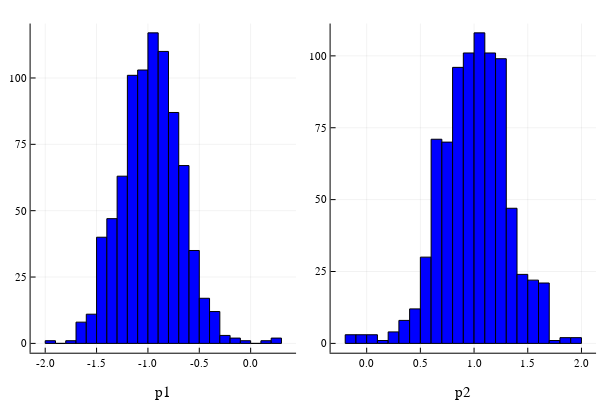

Notebook code cell kept with this figure:
### Markdown cell above
## Inference
When using the BGP algorithm, inference can be done using the first chain. Other chains are used to explore the state space and help to exit local minima.

### Code cell
# Plot histograms for the first chain, the one with which inference should be done.
# Other chains are used to explore the space and avoid local minima
#-------------------------------------------------------------------------------
p1 = histogram(MA.chains[1])
display(p1)

if savePlots == true
    savefig(p1, joinpath(pwd(),"histogram.svg"))
end

# Plot the realization of the first chain
#----------------------------------------
p2 = plot(MA.chains[1])
if savePlots == true
    savefig(p2, joinpath(pwd(),"lines.svg"))
end
display(p2)

### Figure 1 — Plotly figure (JSON) as saved in the notebook; plotly's stock layout.template omitted (floating-point values rounded to 4 significant figures)
{"data": [{"fill": "tozeroy", "fillcolor": "rgba(0, 0, 255, 1.000)", "legendgroup": "y1", "line": {"color": "rgba(0, 0, 0, 1.000)", "dash": "solid", "width": 1}, "mode": "lines", "name": "y1", "showlegend": true, "type": "scatter", "x": [-0.2, -0.2, -0.1, -0.1, -0.2, -0.2], "xaxis": "x2", "y": [3, 0, 0, 3, 3, 3], "yaxis": "y2"}, {"fill": "tozeroy", "fillcolor": "rgba(0, 0, 255, 1.000)", "legendgroup": "y1", "line": {"color": "rgba(0, 0, 0, 1.000)", "dash": "solid", "width": 1}, "mode": "lines", "name": "y1", "showlegend": false, "type": "scatter", "x": [-0.1, -0.1, 0, 0, -0.1, -0.1], "xaxis": "x2", "y": [3, 0, 0, 3, 3, 3], "yaxis": "y2"}, {"fill": "tozeroy", "fillcolor": "rgba(0, 0, 255, 1.000)", "legendgroup": "y1", "line": {"color": "rgba(0, 0, 0, 1.000)", "dash": "solid", "width": 1}, "mode": "lines", "name": "y1", "showlegend": false, "type": "scatter", "x": [0, 0, 0.1, 0.1, 0, 0], "xaxis": "x2", "y": [3, 0, 0, 3, 3, 3], "yaxis": "y2"}, {"fill": "tozeroy", "fillcolor": "rgba(0, 0, 255, 1.000)", "legendgroup": "y1", "line": {"color": "rgba(0, 0, 0, 1.000)", "dash": "solid", "width": 1}, "mode": "lines", "name": "y1", "showlegend": false, "type": "scatter", "x": [0.1, 0.1, 0.2, 0.2, 0.1, 0.1], "xaxis": "x2", "y": [1, 0, 0, 1, 1, 1], "yaxis": "y2"}, {"fill": "tozeroy", "fillcolor": "rgba(0, 0, 255, 1.000)", "legendgroup": "y1", "line": {"color": "rgba(0, 0, 0, 1.000)", "dash": "solid", "width": 1}, "mode": "lines", "name": "y1", "showlegend": false, "type": "scatter", "x": [0.2, 0.2, 0.3, 0.3, 0.2, 0.2], "xaxis": "x2", "y": [4, 0, 0, 4, 4, 4], "yaxis": "y2"}, {"fill": "tozeroy", "fillcolor": "rgba(0, 0, 255, 1.000)", "legendgroup": "y1", "line": {"color": "rgba(0, 0, 0, 1.000)", "dash": "solid", "width": 1}, "mode": "lines", "name": "y1", "showlegend": false, "type": "scatter", "x": [0.3, 0.3, 0.4, 0.4, 0.3, 0.3], "xaxis": "x2", "y": [8, 0, 0, 8, 8, 8], "yaxis": "y2"}, {"fill": "tozeroy", "fillcolor": "rgba(0, 0, 255, 1.000)", "legendgroup": "y1", "line": {"color": "rgba(0, 0, 0, 1.000)", "dash": "solid", "width": 1}, "mode": "lines", "name": "y1", "showlegend": false, "type": "scatter", "x": [0.4, 0.4, 0.5, 0.5, 0.4, 0.4], "xaxis": "x2", "y": [12, 0, 0, 12, 12, 12], "yaxis": "y2"}, {"fill": "tozeroy", "fillcolor": "rgba(0, 0, 255, 1.000)", "legendgroup": "y1", "line": {"color": "rgba(0, 0, 0, 1.000)", "dash": "solid", "width": 1}, "mode": "lines", "name": "y1", "showlegend": false, "type": "scatter", "x": [0.5, 0.5, 0.6, 0.6, 0.5, 0.5], "xaxis": "x2", "y": [30, 0, 0, 30, 30, 30], "yaxis": "y2"}, {"fill": "tozeroy", "fillcolor": "rgba(0, 0, 255, 1.000)", "legendgroup": "y1", "line": {"color": "rgba(0, 0, 0, 1.000)", "dash": "solid", "width": 1}, "mode": "lines", "name": "y1", "showlegend": false, "type": "scatter", "x": [0.6, 0.6, 0.7, 0.7, 0.6, 0.6], "xaxis": "x2", "y": [71, 0, 0, 71, 71, 71], "yaxis": "y2"}, {"fill": "tozeroy", "fillcolor": "rgba(0, 0, 255, 1.000)", "legendgroup": "y1", "line": {"color": "rgba(0, 0, 0, 1.000)", "dash": "solid", "width": 1}, "mode": "lines", "name": "y1", "showlegend": false, "type": "scatter", "x": [0.7, 0.7, 0.8, 0.8, 0.7, 0.7], "xaxis": "x2", "y": [70, 0, 0, 70, 70, 70], "yaxis": "y2"}, {"fill": "tozeroy", "fillcolor": "rgba(0, 0, 255, 1.000)", "legendgroup": "y1", "line": {"color": "rgba(0, 0, 0, 1.000)", "dash": "solid", "width": 1}, "mode": "lines", "name": "y1", "showlegend": false, "type": "scatter", "x": [0.8, 0.8, 0.9, 0.9, 0.8, 0.8], "xaxis": "x2", "y": [96, 0, 0, 96, 96, 96], "yaxis": "y2"}, {"fill": "tozeroy", "fillcolor": "rgba(0, 0, 255, 1.000)", "legendgroup": "y1", "line": {"color": "rgba(0, 0, 0, 1.000)", "dash": "solid", "width": 1}, "mode": "lines", "name": "y1", "showlegend": false, "type": "scatter", "x": [0.9, 0.9, 1, 1, 0.9, 0.9], "xaxis": "x2", "y": [101, 0, 0, 101, 101, 101], "yaxis": "y2"}, {"fill": "tozeroy", "fillcolor": "rgba(0, 0, 255, 1.000)", "legendgroup": "y1", "line": {"color": "rgba(0, 0, 0, 1.000)", "dash": "solid", "width": 1}, "mode": "lines", "name": "y1", "showlegend": false, "type": "scatter", "x": [1, 1, 1.1, 1.1, 1, 1], "xaxis": "x2", "y": [108, 0, 0, 108, 108, 108], "yaxis": "y2"}, {"fill": "tozeroy", "fillcolor": "rgba(0, 0, 255, 1.000)", "legendgroup": "y1", "line": {"color": "rgba(0, 0, 0, 1.000)", "dash": "solid", "width": 1}, "mode": "lines", "name": "y1", "showlegend": false, "type": "scatter", "x": [1.1, 1.1, 1.2, 1.2, 1.1, 1.1], "xaxis": "x2", "y": [101, 0, 0, 101, 101, 101], "yaxis": "y2"}, {"fill": "tozeroy", "fillcolor": "rgba(0, 0, 255, 1.000)", "legendgroup": "y1", "line": {"color": "rgba(0, 0, 0, 1.000)", "dash": "solid", "width": 1}, "mode": "lines", "name": "y1", "showlegend": false, "type": "scatter", "x": [1.2, 1.2, 1.3, 1.3, 1.2, 1.2], "xaxis": "x2", "y": [99, 0, 0, 99, 99, 99], "yaxis": "y2"}, {"fill": "tozeroy", "fillcolor": "rgba(0, 0, 255, 1.000)", "legendgroup": "y1", "line": {"color": "rgba(0, 0, 0, 1.000)", "dash": "solid", "width": 1}, "mode": "lines", "name": "y1", "showlegend": false, "type": "scatter", "x": [1.3, 1.3, 1.4, 1.4, 1.3, 1.3], "xaxis": "x2", "y": [47, 0, 0, 47, 47, 47], "yaxis": "y2"}, {"fill": "tozeroy", "fillcolor": "rgba(0, 0, 255, 1.000)", "legendgroup": "y1", "line": {"color": "rgba(0, 0, 0, 1.000)", "dash": "solid", "width": 1}, "mode": "lines", "name": "y1", "showlegend": false, "type": "scatter", "x": [1.4, 1.4, 1.5, 1.5, 1.4, 1.4], "xaxis": "x2", "y": [24, 0, 0, 24, 24, 24], "yaxis": "y2"}, {"fill": "tozeroy", "fillcolor": "rgba(0, 0, 255, 1.000)", "legendgroup": "y1", "line": {"color": "rgba(0, 0, 0, 1.000)", "dash": "solid", "width": 1}, "mode": "lines", "name": "y1", "showlegend": false, "type": "scatter", "x": [1.5, 1.5, 1.6, 1.6, 1.5, 1.5], "xaxis": "x2", "y": [22, 0, 0, 22, 22, 22], "yaxis": "y2"}, {"fill": "tozeroy", "fillcolor": "rgba(0, 0, 255, 1.000)", "legendgroup": "y1", "line": {"color": "rgba(0, 0, 0, 1.000)", "dash": "solid", "width": 1}, "mode": "lines", "name": "y1", "showlegend": false, "type": "scatter", "x": [1.6, 1.6, 1.7, 1.7, 1.6, 1.6], "xaxis": "x2", "y": [21, 0, 0, 21, 21, 21], "yaxis": "y2"}, {"fill": "tozeroy", "fillcolor": "rgba(0, 0, 255, 1.000)", "legendgroup": "y1", "line": {"color": "rgba(0, 0, 0, 1.000)", "dash": "solid", "width": 1}, "mode": "lines", "name": "y1", "showlegend": false, "type": "scatter", "x": [1.7, 1.7, 1.8, 1.8, 1.7, 1.7], "xaxis": "x2", "y": [1, 0, 0, 1, 1, 1], "yaxis": "y2"}, {"fill": "tozeroy", "fillcolor": "rgba(0, 0, 255, 1.000)", "legendgroup": "y1", "line": {"color": "rgba(0, 0, 0, 1.000)", "dash": "solid", "width": 1}, "mode": "lines", "name": "y1", "showlegend": false, "type": "scatter", "x": [1.8, 1.8, 1.9, 1.9, 1.8, 1.8], "xaxis": "x2", "y": [2, 0, 0, 2, 2, 2], "yaxis": "y2"}, {"fill": "tozeroy", "fillcolor": "rgba(0, 0, 255, 1.000)", "legendgroup": "y1", "line": {"color": "rgba(0, 0, 0, 1.000)", "dash": "solid", "width": 1}, "mode": "lines", "name": "y1", "showlegend": false, "type": "scatter", "x": [1.9, 1.9, 2, 2, 1.9, 1.9], "xaxis": "x2", "y": [2, 0, 0, 2, 2, 2], "yaxis": "y2"}, {"fill": "tozeroy", "fillcolor": "rgba(0, 0, 255, 1.000)", "legendgroup": "y2", "line": {"color": "rgba(0, 0, 0, 1.000)", "dash": "solid", "width": 1}, "mode": "lines", "name": "y2", "showlegend": true, "type": "scatter", "x": [-2, -2, -1.9, -1.9, -2, -2], "xaxis": "x1", "y": [1, 0, 0, 1, 1, 1], "yaxis": "y1"}, {"fill": "tozeroy", "fillcolor": "rgba(0, 0, 255, 1.000)", "legendgroup": "y2", "line": {"color": "rgba(0, 0, 0, 1.000)", "dash": "solid", "width": 1}, "mode": "lines", "name": "y2", "showlegend": false, "type": "scatter", "x": [-1.9, -1.9, -1.8, -1.8, -1.9, -1.9], "xaxis": "x1", "y": [0, 0, 0, 0, 0, 0], "yaxis": "y1"}, {"fill": "tozeroy", "fillcolor": "rgba(0, 0, 255, 1.000)", "legendgroup": "y2", "line": {"color": "rgba(0, 0, 0, 1.000)", "dash": "solid", "width": 1}, "mode": "lines", "name": "y2", "showlegend": false, "type": "scatter", "x": [-1.8, -1.8, -1.7, -1.7, -1.8, -1.8], "xaxis": "x1", "y": [1, 0, 0, 1, 1, 1], "yaxis": "y1"}, {"fill": "tozeroy", "fillcolor": "rgba(0, 0, 255, 1.000)", "legendgroup": "y2", "line": {"color": "rgba(0, 0, 0, 1.000)", "dash": "solid", "width": 1}, "mode": "lines", "name": "y2", "showlegend": false, "type": "scatter", "x": [-1.7, -1.7, -1.6, -1.6, -1.7, -1.7], "xaxis": "x1", "y": [8, 0, 0, 8, 8, 8], "yaxis": "y1"}, {"fill": "tozeroy", "fillcolor": "rgba(0, 0, 255, 1.000)", "legendgroup": "y2", "line": {"color": "rgba(0, 0, 0, 1.000)", "dash": "solid", "width": 1}, "mode": "lines", "name": "y2", "showlegend": false, "type": "scatter", "x": [-1.6, -1.6, -1.5, -1.5, -1.6, -1.6], "xaxis": "x1", "y": [11, 0, 0, 11, 11, 11], "yaxis": "y1"}, {"fill": "tozeroy", "fillcolor": "rgba(0, 0, 255, 1.000)", "legendgroup": "y2", "line": {"color": "rgba(0, 0, 0, 1.000)", "dash": "solid", "width": 1}, "mode": "lines", "name": "y2", "showlegend": false, "type": "scatter", "x": [-1.5, -1.5, -1.4, -1.4, -1.5, -1.5], "xaxis": "x1", "y": [40, 0, 0, 40, 40, 40], "yaxis": "y1"}, {"fill": "tozeroy", "fillcolor": "rgba(0, 0, 255, 1.000)", "legendgroup": "y2", "line": {"color": "rgba(0, 0, 0, 1.000)", "dash": "solid", "width": 1}, "mode": "lines", "name": "y2", "showlegend": false, "type": "scatter", "x": [-1.4, -1.4, -1.3, -1.3, -1.4, -1.4], "xaxis": "x1", "y": [47, 0, 0, 47, 47, 47], "yaxis": "y1"}, {"fill": "tozeroy", "fillcolor": "rgba(0, 0, 255, 1.000)", "legendgroup": "y2", "line": {"color": "rgba(0, 0, 0, 1.000)", "dash": "solid", "width": 1}, "mode": "lines", "name": "y2", "showlegend": false, "type": "scatter", "x": [-1.3, -1.3, -1.2, -1.2, -1.3, -1.3], "xaxis": "x1", "y": [63, 0, 0, 63, 63, 63], "yaxis": "y1"}, {"fill": "tozeroy", "fillcolor": "rgba(0, 0, 255, 1.000)", "legendgroup": "y2", "line": {"color": "rgba(0, 0, 0, 1.000)", "dash": "solid", "width": 1}, "mode": "lines", "name": "y2", "showlegend": false, "type": "scatter", "x": [-1.2, -1.2, -1.1, -1.1, -1.2, -1.2], "xaxis": "x1", "y": [101, 0, 0, 101, 101, 101], "yaxis": "y1"}, {"fill": "tozeroy", "fillcolor": "rgba(0, 0, 255, 1.000)", "legendgroup": "y2", "line": {"color": "rgba(0, 0, 0, 1.000)", "dash": "solid", "width": 1}, "mode": "lines", "name": "y2", "showlegend": false, "type": "scatter", "x": [-1.1, -1.1, -1, -1, -1.1, -1.1], "xaxis": "x1", "y": [103, 0, 0, 103, 103, 103], "yaxis": "y1"}, {"fill": "tozeroy", "fillcolor": "rgba(0, 0, 255, 1.000)", "legendgroup": "y2", "line": {"color": "rgba(0, 0, 0, 1.000)", "dash": "solid", "width": 1}, "mode": "lines", "name": "y2", "showlegend": false, "type": "scatter", "x": [-1, -1, -0.9, -0.9, -1, -1], "xaxis": "x1", "y": [117, 0, 0, 117, 117, 117], "yaxis": "y1"}, {"fill": "tozeroy", "fillcolor": "rgba(0, 0, 255, 1.000)", "legendgroup": "y2", "line": {"color": "rgba(0, 0, 0, 1.000)", "dash": "solid", "width": 1}, "mode": "lines", "name": "y2", "showlegend": false, "type": "scatter", "x": [-0.9, -0.9, -0.8, -0.8, -0.9, -0.9], "xaxis": "x1", "y": [110, 0, 0, 110, 110, 110], "yaxis": "y1"}, {"fill": "tozeroy", "fillcolor": "rgba(0, 0, 255, 1.000)", "legendgroup": "y2", "line": {"color": "rgba(0, 0, 0, 1.000)", "dash": "solid", "width": 1}, "mode": "lines", "name": "y2", "showlegend": false, "type": "scatter", "x": [-0.8, -0.8, -0.7, -0.7, -0.8, -0.8], "xaxis": "x1", "y": [87, 0, 0, 87, 87, 87], "yaxis": "y1"}, {"fill": "tozeroy", "fillcolor": "rgba(0, 0, 255, 1.000)", "legendgroup": "y2", "line": {"color": "rgba(0, 0, 0, 1.000)", "dash": "solid", "width": 1}, "mode": "lines", "name": "y2", "showlegend": false, "type": "scatter", "x": [-0.7, -0.7, -0.6, -0.6, -0.7, -0.7], "xaxis": "x1", "y": [67, 0, 0, 67, 67, 67], "yaxis": "y1"}, {"fill": "tozeroy", "fillcolor": "rgba(0, 0, 255, 1.000)", "legendgroup": "y2", "line": {"color": "rgba(0, 0, 0, 1.000)", "dash": "solid", "width": 1}, "mode": "lines", "name": "y2", "showlegend": false, "type": "scatter", "x": [-0.6, -0.6, -0.5, -0.5, -0.6, -0.6], "xaxis": "x1", "y": [35, 0, 0, 35, 35, 35], "yaxis": "y1"}, {"fill": "tozeroy", "fillcolor": "rgba(0, 0, 255, 1.000)", "legendgroup": "y2", "line": {"color": "rgba(0, 0, 0, 1.000)", "dash": "solid", "width": 1}, "mode": "lines", "name": "y2", "showlegend": false, "type": "scatter", "x": [-0.5, -0.5, -0.4, -0.4, -0.5, -0.5], "xaxis": "x1", "y": [17, 0, 0, 17, 17, 17], "yaxis": "y1"}, {"fill": "tozeroy", "fillcolor": "rgba(0, 0, 255, 1.000)", "legendgroup": "y2", "line": {"color": "rgba(0, 0, 0, 1.000)", "dash": "solid", "width": 1}, "mode": "lines", "name": "y2", "showlegend": false, "type": "scatter", "x": [-0.4, -0.4, -0.3, -0.3, -0.4, -0.4], "xaxis": "x1", "y": [12, 0, 0, 12, 12, 12], "yaxis": "y1"}, {"fill": "tozeroy", "fillcolor": "rgba(0, 0, 255, 1.000)", "legendgroup": "y2", "line": {"color": "rgba(0, 0, 0, 1.000)", "dash": "solid", "width": 1}, "mode": "lines", "name": "y2", "showlegend": false, "type": "scatter", "x": [-0.3, -0.3, -0.2, -0.2, -0.3, -0.3], "xaxis": "x1", "y": [3, 0, 0, 3, 3, 3], "yaxis": "y1"}, {"fill": "tozeroy", "fillcolor": "rgba(0, 0, 255, 1.000)", "legendgroup": "y2", "line": {"color": "rgba(0, 0, 0, 1.000)", "dash": "solid", "width": 1}, "mode": "lines", "name": "y2", "showlegend": false, "type": "scatter", "x": [-0.2, -0.2, -0.1, -0.1, -0.2, -0.2], "xaxis": "x1", "y": [2, 0, 0, 2, 2, 2], "yaxis": "y1"}, {"fill": "tozeroy", "fillcolor": "rgba(0, 0, 255, 1.000)", "legendgroup": "y2", "line": {"color": "rgba(0, 0, 0, 1.000)", "dash": "solid", "width": 1}, "mode": "lines", "name": "y2", "showlegend": false, "type": "scatter", "x": [-0.1, -0.1, 0, 0, -0.1, -0.1], "xaxis": "x1", "y": [1, 0, 0, 1, 1, 1], "yaxis": "y1"}, {"fill": "tozeroy", "fillcolor": "rgba(0, 0, 255, 1.000)", "legendgroup": "y2", "line": {"color": "rgba(0, 0, 0, 1.000)", "dash": "solid", "width": 1}, "mode": "lines", "name": "y2", "showlegend": false, "type": "scatter", "x": [0, 0, 0.1, 0.1, 0, 0], "xaxis": "x1", "y": [0, 0, 0, 0, 0, 0], "yaxis": "y1"}, {"fill": "tozeroy", "fillcolor": "rgba(0, 0, 255, 1.000)", "legendgroup": "y2", "line": {"color": "rgba(0, 0, 0, 1.000)", "dash": "solid", "width": 1}, "mode": "lines", "name": "y2", "showlegend": false, "type": "scatter", "x": [0.1, 0.1, 0.2, 0.2, 0.1, 0.1], "xaxis": "x1", "y": [1, 0, 0, 1, 1, 1], "yaxis": "y1"}, {"fill": "tozeroy", "fillcolor": "rgba(0, 0, 255, 1.000)", "legendgroup": "y2", "line": {"color": "rgba(0, 0, 0, 1.000)", "dash": "solid", "width": 1}, "mode": "lines", "name": "y2", "showlegend": false, "type": "scatter", "x": [0.2, 0.2, 0.3, 0.3, 0.2, 0.2], "xaxis": "x1", "y": [2, 0, 0, 2, 2, 2], "yaxis": "y1"}], "layout": {"annotations": [], "height": 400, "margin": {"b": 20, "l": 0, "r": 0, "t": 20}, "paper_bgcolor": "rgba(255, 255, 255, 1.000)", "plot_bgcolor": "rgba(255, 255, 255, 1.000)", "showlegend": false, "width": 600, "xaxis1": {"anchor": "y1", "domain": [0.05101, 0.4934], "gridcolor": "rgba(0, 0, 0, 0.100)", "gridwidth": 0.5, "linecolor": "rgba(0, 0, 0, 1.000)", "mirror": false, "range": [-2.142, 0.4421], "showgrid": true, "showline": true, "showticklabels": true, "tickangle": 0, "tickcolor": "rgb(0, 0, 0)", "tickfont": {"color": "rgba(0, 0, 0, 1.000)", "family": "sans-serif", "size": 11}, "tickmode": "array", "ticks": "inside", "ticktext": ["-2.0", "-1.5", "-1.0", "-0.5", "0.0"], "tickvals": [-2, -1.5, -1, -0.5, 0], "title": "p1", "titlefont": {"color": "rgba(0, 0, 0, 1.000)", "family": "sans-serif", "size": 15}, "type": "-", "visible": true, "zeroline": false, "zerolinecolor": "rgba(0, 0, 0, 1.000)"}, "xaxis2": {"anchor": "y2", "domain": [0.551, 0.9934], "gridcolor": "rgba(0, 0, 0, 0.100)", "gridwidth": 0.5, "linecolor": "rgba(0, 0, 0, 1.000)", "mirror": false, "range": [-0.336, 2.136], "showgrid": true, "showline": true, "showticklabels": true, "tickangle": 0, "tickcolor": "rgb(0, 0, 0)", "tickfont": {"color": "rgba(0, 0, 0, 1.000)", "family": "sans-serif", "size": 11}, "tickmode": "array", "ticks": "inside", "ticktext": ["0.0", "0.5", "1.0", "1.5", "2.0"], "tickvals": [0, 0.5, 1, 1.5, 2], "title": "p2", "titlefont": {"color": "rgba(0, 0, 0, 1.000)", "family": "sans-serif", "size": 15}, "type": "-", "visible": true, "zeroline": false, "zerolinecolor": "rgba(0, 0, 0, 1.000)"}, "yaxis1": {"anchor": "x1", "domain": [0.07581, 0.9902], "gridcolor": "rgba(0, 0, 0, 0.100)", "gridwidth": 0.5, "linecolor": "rgba(0, 0, 0, 1.000)", "mirror": false, "range": [-3.51, 120.5], "showgrid": true, "showline": true, "showticklabels": true, "tickangle": 0, "tickcolor": "rgb(0, 0, 0)", "tickfont": {"color": "rgba(0, 0, 0, 1.000)", "family": "sans-serif", "size": 11}, "tickmode": "array", "ticks": "inside", "ticktext": ["0", "25", "50", "75", "100"], "tickvals": [0, 25, 50, 75, 100], "title": "", "titlefont": {"color": "rgba(0, 0, 0, 1.000)", "family": "sans-serif", "size": 15}, "type": "-", "visible": true, "zeroline": false, "zerolinecolor": "rgba(0, 0, 0, 1.000)"}, "yaxis2": {"anchor": "x2", "domain": [0.07581, 0.9902], "gridcolor": "rgba(0, 0, 0, 0.100)", "gridwidth": 0.5, "linecolor": "rgba(0, 0, 0, 1.000)", "mirror": false, "range": [-3.24, 111.2], "showgrid": true, "showline": true, "showticklabels": true, "tickangle": 0, "tickcolor": "rgb(0, 0, 0)", "tickfont": {"color": "rgba(0, 0, 0, 1.000)", "family": "sans-serif", "size": 11}, "tickmode": "array", "ticks": "inside", "ticktext": ["0", "25", "50", "75", "100"], "tickvals": [0, 25, 50, 75, 100], "title": "", "titlefont": {"color": "rgba(0, 0, 0, 1.000)", "family": "sans-serif", "size": 15}, "type": "-", "visible": true, "zeroline": false, "zerolinecolor": "rgba(0, 0, 0, 1.000)"}}}
